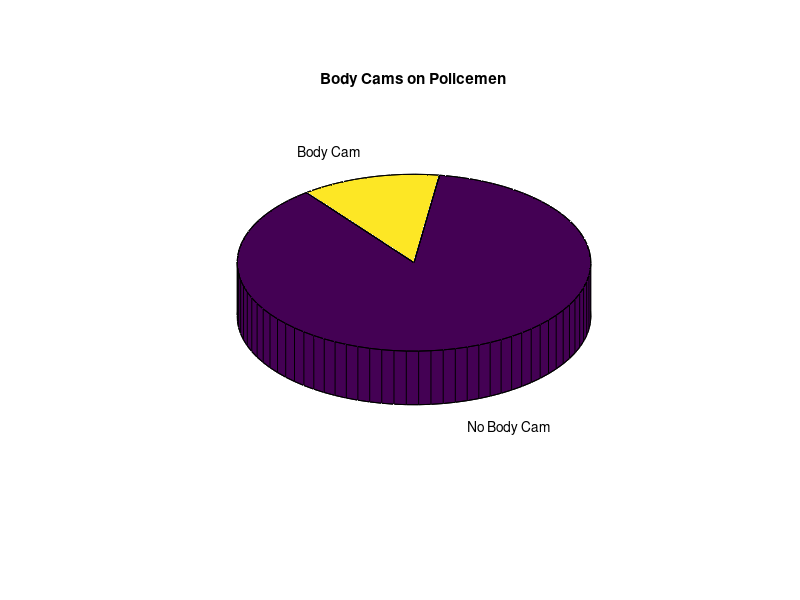

Write the MATLAB code that produced this figure.
% this portion was done by Sarah
X = [5.9 60.1 18.5 13.4 2.8 1.3]; % generic US population pie chart
% data from census
labels = {'Asian', 'White', 'Hisp', 'Black', 'Other', 'Native'};
pie(X, labels)
title('Population of the US')
X2 = [5313 774];
labels = {'No Body Cam', 'Body Cam'};
pie3(X2,labels) % 3-D pie chart
title('Body Cams on Policemen')
